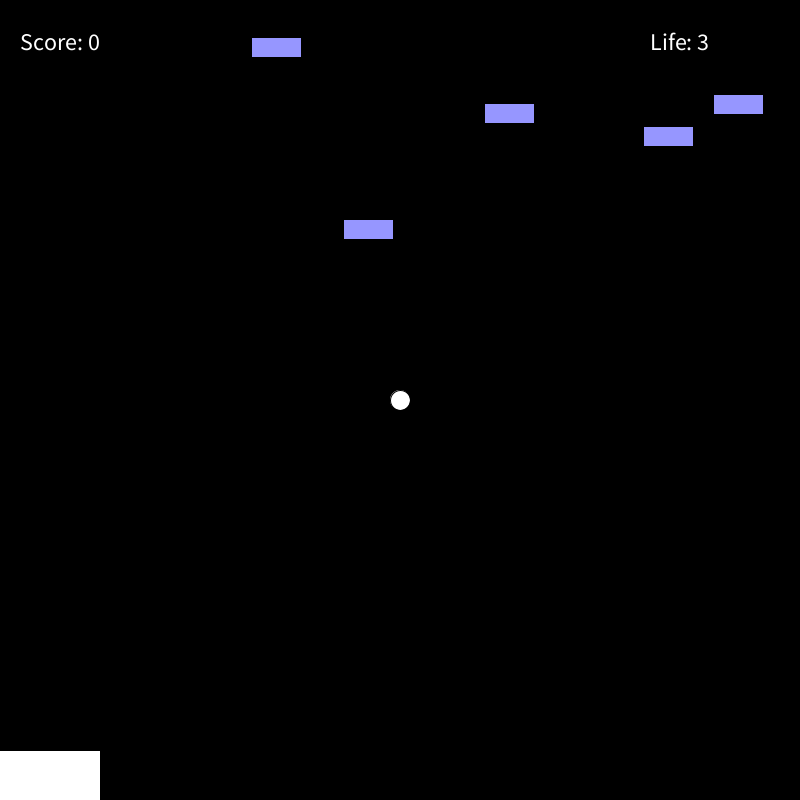
Frame 1 (no input)
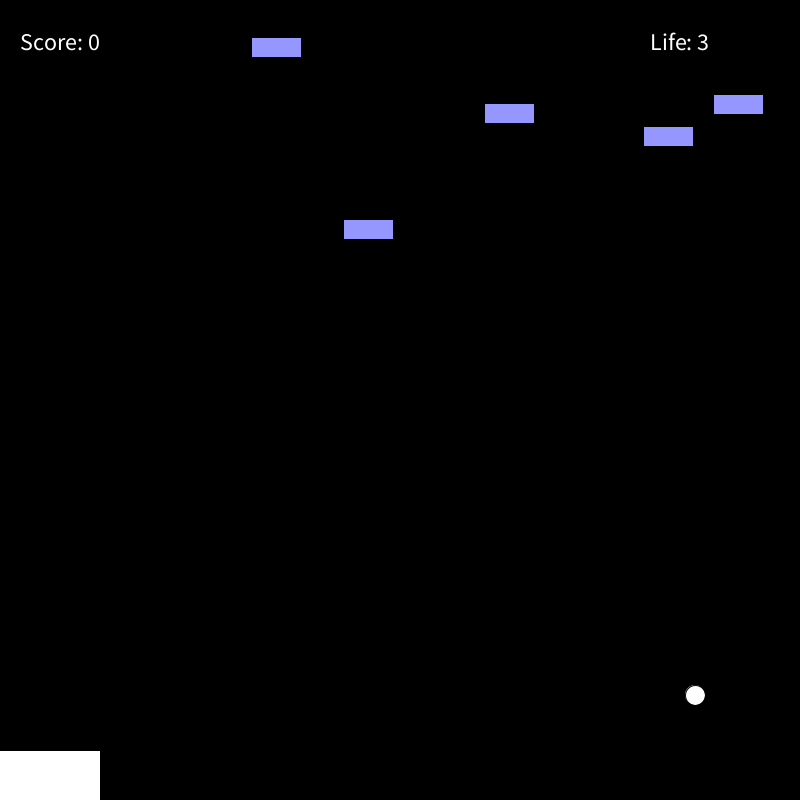
Frame 60 (the mouse pressed at the canvas centre just before this capture)
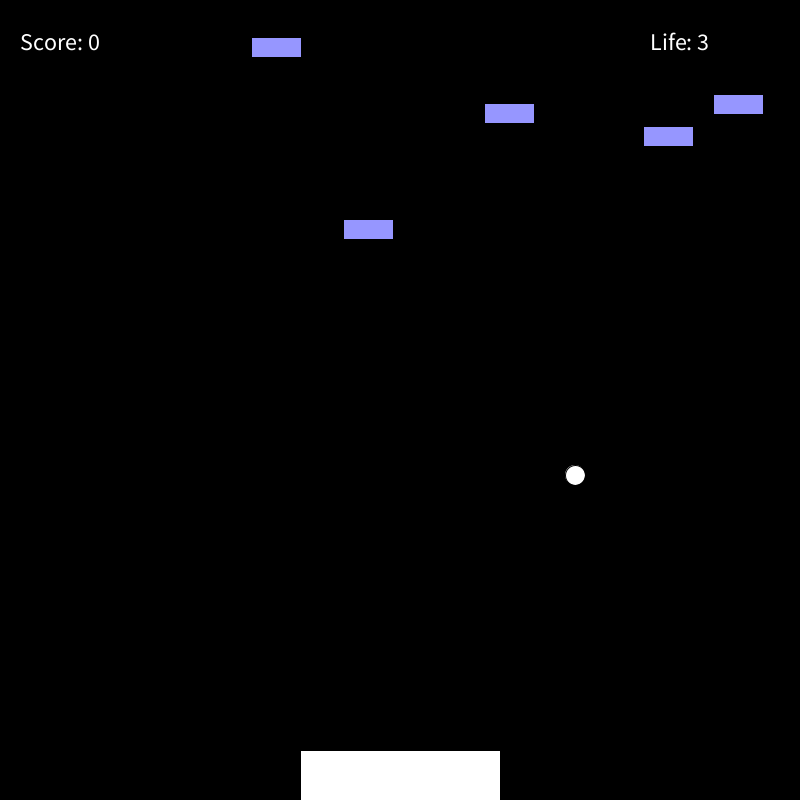
Frame 120 (the mouse held since frame 60 and released just before this capture)

The Processing sketch that drew these frames (run headless with seeded random() and noise(); from frame 60 on, the mouse is pressed at the canvas centre):

// Processing sketch: sketch_240124a
// ── sketch_240124a.pde
int x, y;
int w = 200;
int h = 200;
int dx = 5;
int dy = 5;
int score = 0;
int life = 3;

int numObjects = 5;  // Jumlah objek
float[] objectX = new float[numObjects];
float[] objectY = new float[numObjects];
float objectWidth = 50;
float objectHeight = 20;
boolean[] objectExists = new boolean[numObjects];

void setup() {
  size(800, 800);
  x = width / 2;
  y = height / 2;

  for (int i = 0; i < numObjects; i++) {
    objectX[i] = random(width - objectWidth);
    objectY[i] = random(height / 2);
    objectExists[i] = true;
  }
}

void draw() {
  background(0);

  drawObjects();  // Tambah pemanggilan fungsi baru untuk menggambar objek

  drawPaddle();
  drawBall();
  drawScore();
  drawLife();

  checkCollision();

  updatePaddle();
  updateBall();
}

void drawPaddle() {
  fill(255);
  rect(mouseX - w / 2, height - 50, w, h);
}

void drawBall() {
  fill(255);
  ellipse(x, y, 20, 20);
}

void drawScore() {
  fill(255);
  textSize(24);
  text("Score: " + score, 20, 50);
}

void drawLife() {
  fill(255);
  textSize(24);
  text("Life: " + life, 650, 50);
}

void drawObjects() {
  fill(150, 150, 255);  // Warna objek
  for (int i = 0; i < numObjects; i++) {
    if (objectExists[i]) {
      rect(objectX[i], objectY[i], objectWidth, objectHeight);
    }
  }
}

void checkCollision() {
  if (x > width - 20 || x < 20) {
    dx = -dx;
  }

  if (y > height - 70 || y < 20) {
    dy = -dy;
  }

  for (int i = 0; i < numObjects; i++) {
    if (objectExists[i] && x > objectX[i] && x < objectX[i] + objectWidth && y > objectY[i] && y < objectY[i] + objectHeight) {
      objectExists[i] = false;  // Menghapus objek
      score++;
      dy = -dy;  // Memantulkan bola
    }
  }

  if (dist(mouseX, height - 50, x, y) < 30) {
    dx = -dx;
    dy = -dy;
    score++;
  }

  if (x > width || x < 0 || y > height || y < 0) {
    life--;
    reset();
  }

  if (life <= 0) {
    fill(255);
    textSize(48);
    text("GAME OVER", width / 2 - 150, height / 2);
    noLoop();
  }
}

void updatePaddle() {
}

void updateBall() {
  x += dx;
  y += dy;
}

void reset() {
  x = width / 2;
  y = height / 2;

  for (int i = 0; i < numObjects; i++) {
    objectX[i] = random(width - objectWidth);
    objectY[i] = random(height / 2);
    objectExists[i] = true;
  }

  if (score > 0) {
    score--;
  }
}

void keyPressed() {
  if (key == ' ') {
    loop();
  }
}
